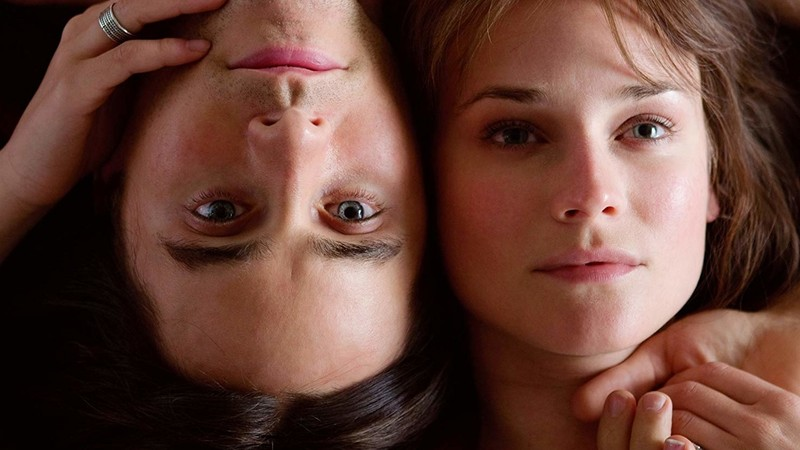
#> input picture image.jpg, 800 x 450 px
$ python split.py
#> lines starting #> are read from the running program, lines starting #| are printed output that depends on the picture
from PIL import Image, ImageDraw
import random
import numpy as np
import argparse
import subprocess

#Remove previous fragments from pixels/ folder
subprocess.run("rm pixels/*", shell=True)
#> (this line was passed over: subprocess is not available in this run)

#CL parser
parser = argparse.ArgumentParser(description='Split an image into multiple smaller images')
parser.add_argument('-n', '--num', type=int, default=100, help='number of images to create (default: 100)')
parser.add_argument('-path', '--path', type=str, default="image.jpg", help='image path (default: image.jpg)')
args = parser.parse_args()
num_images = args.num
path = args.path

#open the image and get info
image = Image.open(path).convert("RGBA")
width, height = image.size
#> width = 800; height = 450
total_pixels = width * height
#> total_pixels = 360000
pixels_per_image = total_pixels // num_images
#> pixels_per_image = 3600

# Create a list of all pixels
all_pixels = [(x, y) for x in range(width) for y in range(height)]
random.shuffle(all_pixels)

# Split the list into chunks
chunks = [all_pixels[i:i + pixels_per_image] for i in range(0, len(all_pixels), pixels_per_image)]

for i, chunk in enumerate(chunks):
  new_image = Image.new("RGBA", (width, height), (0, 0, 0, 0))
  draw = ImageDraw.Draw(new_image)
  for x, y in chunk:
    draw.point((x, y), fill=(image.getpixel((x,y))))
  new_image.save(f"pixels/output_{i+1}.png")
  print(f"pixels/output_{i+1}.png done!")
#> this loop made 100 passes
#> pass 1, `new_image.save(f"pixels/output_{i+1}.png")`:
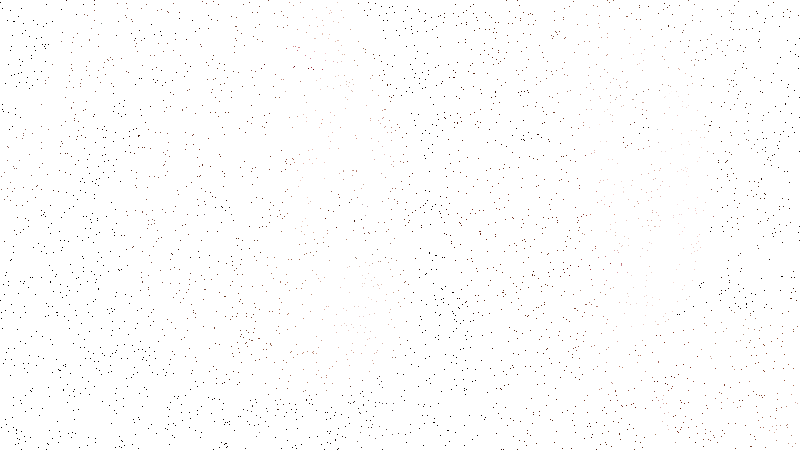
#> saved as output_1.png: PIL image 800x450 RGBA; mean R, G, B, A 1, 0.7, 0.6, 2.5; transparent parts drawn white
#> pass 2, `new_image.save(f"pixels/output_{i+1}.png")`:
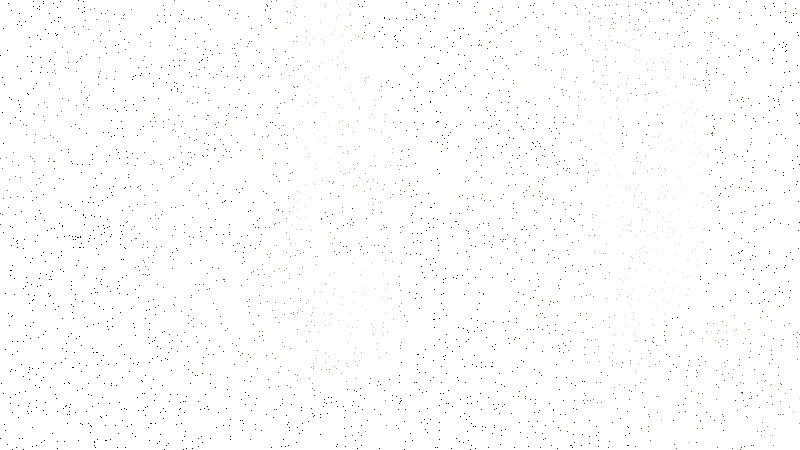
#> saved as output_2.png: PIL image 800x450 RGBA; mean R, G, B, A 1, 0.7, 0.6, 2.5; transparent parts drawn white
#> after the loop:
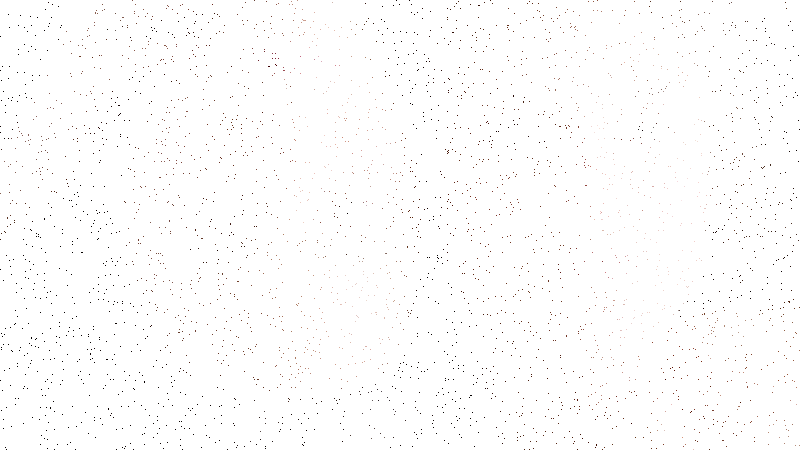
#> new_image: PIL image 800x450 RGBA; mean R, G, B, A 1, 0.7, 0.6, 2.5; transparent parts drawn white
